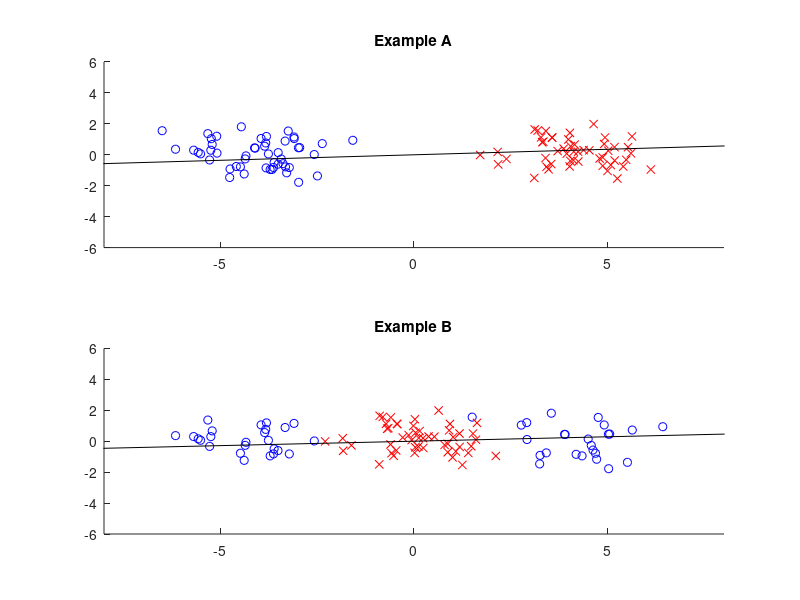

This chart was generated by the following MATLAB code:
%% Example 17.1 Locally Fisher Discriminant Analysis
%
% * *Result in book* : Figure 17.3
% * *Code in book* : Figure 17.4
% * *Output* : |eg17_2.png|
% * *Usage* : |eg17_2(), eg17_2(100)|
%
%% Source Code
function eg17_2(n)
    % init
    rng(0, 'v5uniform'); rng(0, 'v5normal');
    % recommended, use it in future instead of
    % rand('state', 0); randn('state', 0);
    if nargin < 1
        n = 100;
    end
    x_ = randn(n, 2);
    y = [ones(n / 2, 1); 2 * ones(n / 2, 1)];
    figure('Name', 'Locally Fisher Discriminant Analysis Example');
    
    x = x_;
    x(1 : n / 2, 1) = x(1 : n / 2, 1) - 4;
    x(n / 2 + 1 : end, 1) = x(n / 2 + 1: end, 1) + 4;
    [t, v] = lfisher_( x );
    subplot(2, 1, 1); hold on; title('Example A');
    axis([-8, 8, -6, 6]);
    plot(x(y == 1, 1), x(y == 1, 2), 'bo');
    plot(x(y == 2, 1), x(y == 2, 2), 'rx');
    plot(99 * [-t(1), t(1)], 99 * [-t(2), t(2)], 'k-');

    x = x_;
    x(1 : n / 4, 1) = x(1 : n / 4, 1) - 4;
    x(n / 4 + 1 : n / 2, 1) = x(n / 4 + 1: n / 2, 1) + 4;
    [t, v] = lfisher_( x );
    subplot(2, 1, 2); hold on; title('Example B');
    axis([-8, 8, -6, 6]);
    plot(x(y == 1, 1), x(y == 1, 2), 'bo');
    plot(x(y == 2, 1), x(y == 2, 2), 'rx');
    plot(99 * [-t(1), t(1)], 99 * [-t(2), t(2)], 'k-');

    saveas(gcf, 'eg17_2', 'png');

    function [t, v] = lfisher_( x )
        x = x - repmat(mean(x), [n, 1]);
        Sw = zeros(2, 2); Sb = zeros(2, 2);
        for j = 1:2
            p = x(y == j, :);
            p1 = sum(p);
            p2 = sum(p .^ 2, 2);
            nj = sum(y == j);
            W = exp(-(repmat(p2, 1, nj) + repmat(p2', nj, 1) - 2 * p * p'));
            G = p' * (repmat(sum(W, 2), [1, 2]) .* p) - p' * W * p;
            Sb = Sb + G / n + p' * p * (1 - nj / n) + p1' * p1 / n;
            Sw = Sw + G / nj;
        end
        [t, v] = eigs((Sb + Sb') / 2, (Sw + Sw') / 2, 1);
    end
end
